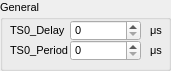
     <widget class="QGroupBox" name="groupBoxAvailableSensors_3">
      <property name="geometry">
       <rect>
        <x>20</x>
        <y>40</y>
        <width>171</width>
        <height>71</height>
       </rect>
      </property>
      <property name="font">
       <font>
        <pointsize>8</pointsize>
        <weight>50</weight>
        <bold>false</bold>
       </font>
      </property>
      <property name="title">
       <string>General</string>
      </property>
      <widget class="QLabel" name="LaserPStextlbl1_111">
       <property name="geometry">
        <rect>
         <x>10</x>
         <y>20</y>
         <width>61</width>
         <height>21</height>
        </rect>
       </property>
       <property name="text">
        <string>TS0_Delay</string>
       </property>
       <property name="alignment">
        <set>Qt::AlignLeading|Qt::AlignLeft|Qt::AlignVCenter</set>
       </property>
       <property name="wordWrap">
        <bool>false</bool>
       </property>
      </widget>
      <widget class="QSpinBox" name="TS0_Delay">
       <property name="geometry">
        <rect>
         <x>70</x>
         <y>20</y>
         <width>71</width>
         <height>21</height>
        </rect>
       </property>
       <property name="minimum">
        <number>0</number>
       </property>
       <property name="maximum">
        <number>100000000</number>
       </property>
       <property name="value">
        <number>0</number>
       </property>
      </widget>
      <widget class="QLabel" name="LaserPStextlbl1_112">
       <property name="geometry">
        <rect>
         <x>150</x>
         <y>20</y>
         <width>21</width>
         <height>21</height>
        </rect>
       </property>
       <property name="text">
        <string>μs</string>
       </property>
       <property name="alignment">
        <set>Qt::AlignLeading|Qt::AlignLeft|Qt::AlignVCenter</set>
       </property>
       <property name="wordWrap">
        <bool>false</bool>
       </property>
      </widget>
      <widget class="QSpinBox" name="TS0_Period">
       <property name="geometry">
        <rect>
         <x>70</x>
         <y>40</y>
         <width>71</width>
         <height>21</height>
        </rect>
       </property>
       <property name="minimum">
        <number>0</number>
       </property>
       <property name="maximum">
        <number>100000000</number>
       </property>
       <property name="value">
        <number>0</number>
       </property>
      </widget>
      <widget class="QLabel" name="LaserPStextlbl1_113">
       <property name="geometry">
        <rect>
         <x>150</x>
         <y>40</y>
         <width>21</width>
         <height>21</height>
        </rect>
       </property>
       <property name="text">
        <string>μs</string>
       </property>
       <property name="alignment">
        <set>Qt::AlignLeading|Qt::AlignLeft|Qt::AlignVCenter</set>
       </property>
       <property name="wordWrap">
        <bool>false</bool>
       </property>
      </widget>
      <widget class="QLabel" name="LaserPStextlbl1_114">
       <property name="geometry">
        <rect>
         <x>10</x>
         <y>40</y>
         <width>61</width>
         <height>21</height>
        </rect>
       </property>
       <property name="text">
        <string>TS0_Period</string>
       </property>
       <property name="alignment">
        <set>Qt::AlignLeading|Qt::AlignLeft|Qt::AlignVCenter</set>
       </property>
       <property name="wordWrap">
        <bool>false</bool>
       </property>
      </widget>
     </widget>
